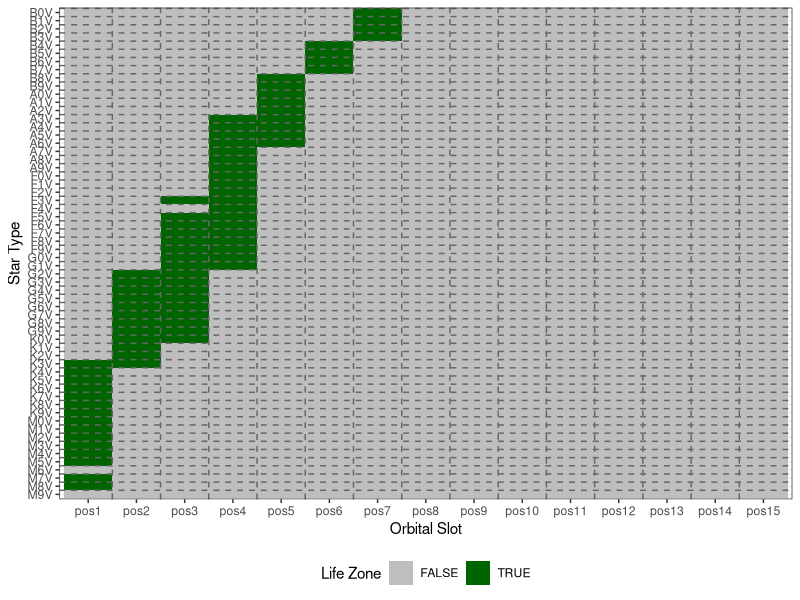

The R source for this figure: (Note: this script raises an error after producing the figure.)
## ---- chunk 1
knitr::opts_chunk$set(echo = TRUE)
library(ggplot2)
library(reshape2)
## ---- chunk 2
star_data <- read.csv("data/solar_type.csv", row.names=1)

placement_constants <- c(0.4,0.7,1.0,1.6,2.8,5.2,10,19.6,
                         38.8,77.2,154,307.6,614.8,1229.2,
                         2458)

pos <- NULL
for(i in 1:15) {
  pos <- cbind(pos, star_data$mass*placement_constants[i])
}

colnames(pos) <- paste("pos", 1:15, sep="")
star_data <- cbind(star_data, pos)

habitable_zone <- pos>=star_data$distance_inner_au & pos<=star_data$distance_outer_au

habitable_zone <- data.frame(habitable_zone)
rownames(habitable_zone) <- rownames(star_data)

melted <- melt(as.matrix(habitable_zone))
ggplot(melted, aes(x = Var2, y = Var1, fill = value)) + geom_tile() +
  scale_fill_manual(values = c("grey", "darkgreen"), name="Life Zone")+
  geom_vline(xintercept = seq(from=1.5,to=14.5), linetype="dashed", color="grey40")+
  geom_hline(yintercept = seq(from=1.5,to=(nrow(habitable_zone)+0.5)), linetype="dashed", 
             color="grey40")+
  ylab("Star Type")+
  xlab("Orbital Slot")+
  theme_bw()+
  theme(legend.position = "bottom")
## ---- chunk 3
star_data <- read.csv("data/solar_type.csv", row.names=1)

star_data$luminosity <- star_data$luminosity*4
star_data$distance_inner_au <- star_data$distance_inner_au*2
star_data$distance_outer_au <- star_data$distance_outer_au*2

placement_constants <- c(0.4,0.7,1.0,1.6,2.8,5.2,10,19.6,
                         38.8,77.2,154,307.6,614.8,1229.2,
                         2458)

pos <- NULL
for(i in 1:15) {
  pos <- cbind(pos, star_data$mass*placement_constants[i])
}

colnames(pos) <- paste("pos", 1:15, sep="")
star_data <- cbind(star_data, pos)

habitable_zone <- pos>=star_data$distance_inner_au & pos<=star_data$distance_outer_au

habitable_zone <- data.frame(habitable_zone)
rownames(habitable_zone) <- substr(rownames(star_data), 1, 2)

melted <- melt(as.matrix(habitable_zone))
ggplot(melted, aes(x = Var2, y = Var1, fill = value)) + geom_tile() +
  scale_fill_manual(values = c("grey", "darkgreen"), name="Life Zone")+
  geom_vline(xintercept = seq(from=1.5,to=14.5), linetype="dashed", color="grey40")+
  geom_hline(yintercept = seq(from=1.5,to=(nrow(habitable_zone)+0.5)), linetype="dashed", 
             color="grey40")+
  ylab("Star Type")+
  xlab("Orbital Slot")+
  theme_bw()+
  theme(legend.position = "bottom")
